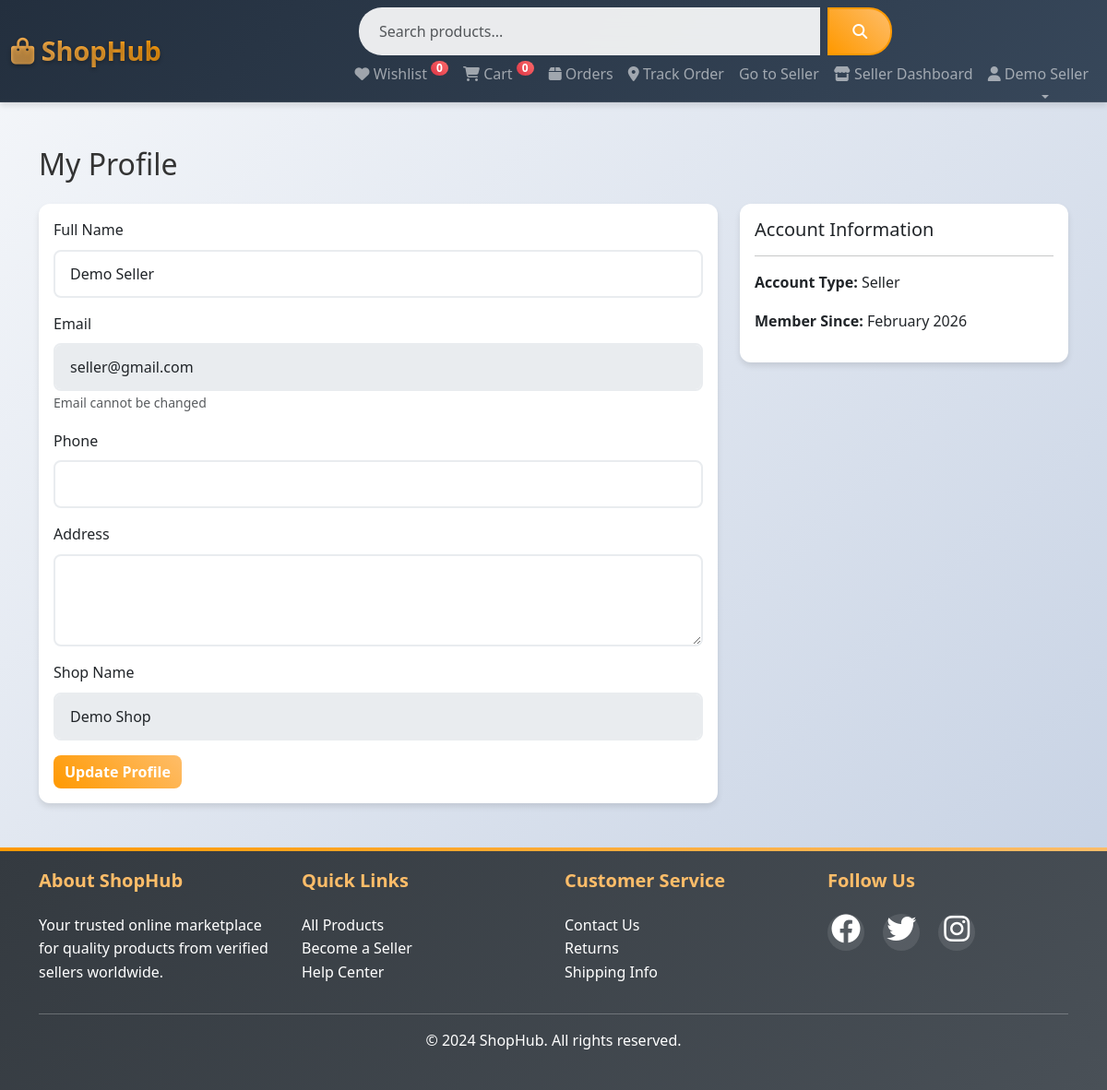
Page /profile.php (signed in) on the committed database.
### tables this page shows
CREATE TABLE `users` (
  `id` int(11) NOT NULL,
  `email` varchar(255) NOT NULL,
  `password` varchar(255) NOT NULL,
  `full_name` varchar(255) NOT NULL,
  `user_type` enum('buyer','seller','admin') DEFAULT 'buyer',
  `account_status` enum('active','pending','rejected') NOT NULL DEFAULT 'active',
  `shop_name` varchar(255) DEFAULT NULL,
  `phone` varchar(20) DEFAULT NULL,
  `address` text DEFAULT NULL,
  `created_at` timestamp NOT NULL DEFAULT current_timestamp(),
  `review_email_last_sent_at` timestamp NULL DEFAULT NULL,
  `review_email_sent_count` int(11) NOT NULL DEFAULT 0,
  `reviewed_at` timestamp NULL DEFAULT NULL,
  `reviewed_by` int(11) DEFAULT NULL
);

### profile.php (the view, shortened to what this page needs)
<?php
require_once 'config/database.php';
$user_id = $_SESSION['user_id'];
$stmt = $pdo->prepare("SELECT * FROM users WHERE id = ?");
$stmt->execute([$user_id]);
$user = $stmt->fetch();
?>
<!DOCTYPE html>
<html lang="en">
<head>
    <link href="https://cdn.jsdelivr.net/npm/bootstrap@5.3.0/dist/css/bootstrap.min.css" rel="stylesheet">
    <link rel="stylesheet" href="https://cdnjs.cloudflare.com/ajax/libs/font-awesome/6.4.0/css/all.min.css">
    <link rel="stylesheet" href="assets/css/style.css">
</head>
<body>
    <?php include 'includes/header.php'; ?>
    <div class="container my-5">
        <h2 class="mb-4">My Profile</h2>
        <div class="row">
            <div class="col-md-8">
                <div class="card">
                    <div class="card-body">
                        <form method="POST">
                            <div class="mb-3">
                                <label class="form-label">Full Name</label>
                                <input type="text" name="full_name" class="form-control" value="<?= htmlspecialchars($user['full_name']) ?>" required>
                            </div>
                            <div class="mb-3">
                                <label class="form-label">Email</label>
                                <input type="email" class="form-control" value="<?= htmlspecialchars($user['email']) ?>" disabled>
                                <small class="text-muted">Email cannot be changed</small>
                            </div>
                            <div class="mb-3">
                                <label class="form-label">Phone</label>
                                <input type="tel" name="phone" class="form-control" value="<?= htmlspecialchars($user['phone'] ?? '') ?>">
                            </div>
                            <div class="mb-3">
                                <label class="form-label">Address</label>
                                <textarea name="address" class="form-control" rows="3"><?= htmlspecialchars($user['address'] ?? '') ?></textarea>
                            </div>
                            <?php if($user['user_type'] == 'seller'): ?>
                            <div class="mb-3">
                                <label class="form-label">Shop Name</label>
                                <input type="text" class="form-control" value="<?= htmlspecialchars($user['shop_name']) ?>" disabled>
                            </div>
                            <?php endif; ?>
                            <button type="submit" class="btn btn-warning">Update Profile</button>
                        </form>
                    </div>
                </div>
            </div>
            <div class="col-md-4">
                <div class="card">
                    <div class="card-body">
                        <h5>Account Information</h5>
                        <hr>
                        <p><strong>Account Type:</strong> <?= ucfirst($user['user_type']) ?></p>
                        <p><strong>Member Since:</strong> <?= date('F Y', strtotime($user['created_at'])) ?></p>
                    </div>
                </div>
            </div>
        </div>
    </div>
    <?php include 'includes/footer.php'; ?>
</body>
</html>

### assets/css/style.css (style rules this page uses)
:root { --primary-color: #232f3e; --secondary-color: #febd69; --accent-color: #ff9900; --success-color: #28a745; --danger-color: #dc3545; --warning-color: #ffc107; --info-color: #17a2b8; --light-bg: #f8f9fa; --dark-bg: #343a40; --shadow: 0 4px 6px rgba(0, 0, 0, 0.1); --shadow-hover: 0 8px 25px rgba(0, 0, 0, 0.15); --border-radius: 12px; --transition: all 0.3s cubic-bezier(0.4, 0, 0.2, 1); }
* { box-sizing: border-box; }
body { font-family: 'Segoe UI', Tahoma, Geneva, Verdana, sans-serif; background: linear-gradient(135deg, #f5f7fa 0%, #c3cfe2 100%); color: #333; line-height: 1.6; margin: 0; padding: 0; }
.btn-warning { background: linear-gradient(45deg, var(--accent-color), var(--secondary-color)); border: none; color: white; }
.card { border: none; border-radius: var(--border-radius); box-shadow: var(--shadow); transition: var(--transition); }
.btn { border-radius: 8px; font-weight: 600; transition: var(--transition); position: relative; overflow: hidden; }
.btn::before { content: ''; position: absolute; top: 0; left: -100%; width: 100%; height: 100%; background: linear-gradient(90deg, transparent, rgba(255, 255, 255, 0.2), transparent); transition: var(--transition); }
.form-control { border-radius: 8px; border: 2px solid #e9ecef; transition: var(--transition); padding: 12px 16px; }

### rows in the picture
users: full_name "Demo Seller", email "seller@gmail.com", shop_name "Demo Shop", user_type "Seller", created_at "February 2026"

### other values in the picture
$full_name "Demo Seller"
